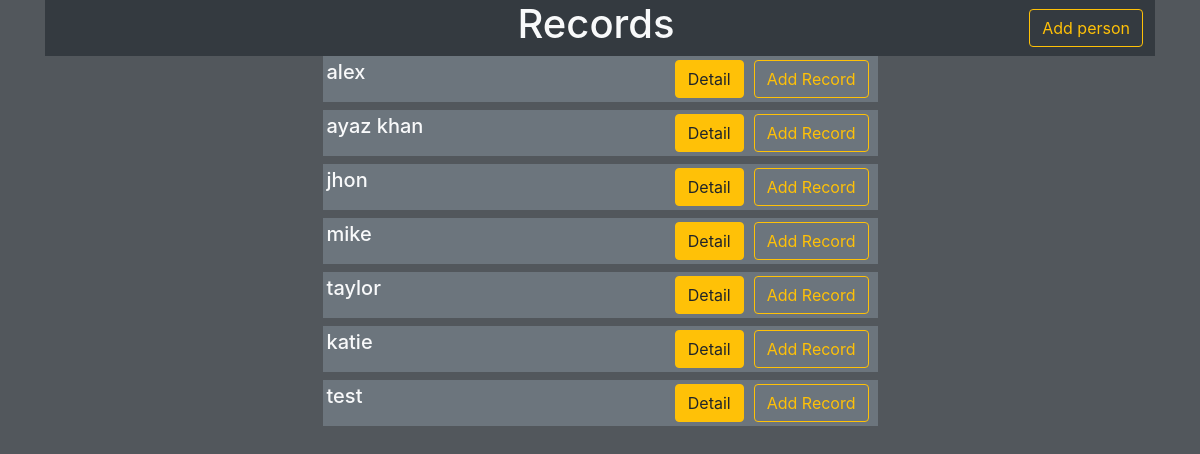
The page / on the database its author committed.
### tables this page shows
CREATE TABLE person(
                id INTEGER NOT NULL PRIMARY KEY AUTOINCREMENT,
                name TEXT NOT NULL UNIQUE );

### index.php (the view, shortened to what this page needs)
<?php
$add_person_link = "http://$_SERVER[HTTP_HOST]$_SERVER[REQUEST_URI]";
try {
    $db = new MyDb('records.sqlite', SQLITE3_OPEN_READONLY);
    $db->enableExceptions(true);
    $sql = "SELECT * FROM person";
    $ret = $db->query($sql);
}catch(Exception $e){
    echo $e->getMessage() . '<br>';
}
?>
<html lang="en">
<head>
    <link rel="stylesheet" href="bootstrap.min.css">
    <link rel="stylesheet" href="style.css">
</head>
<body>
    <div class="container">
        <div class="bg-dark">
            <div class="row">
                <div class="col"></div>
                <div class="col"><h1 class="text-center h1 text-light">Records</h1></div>
                <div class="col d-flex align-items-center justify-content-end mr-2">
                    <a href="<?php echo $add_person_link; ?>add-person-debit.php" class="btn btn-outline-warning m-1">Add person</a>
                </div>
            </div>
        </div>
        <?php while($row = $ret->fetchArray(SQLITE3_ASSOC)){ ?>
            <div class="bg-secondary p-1 text-center w-50 mr-auto ml-auto mb-2">
                <div class="d-flex justify-content-between">
                    <div>
                        <h2 class="h5"><?php echo $row['name']; ?></h2>
                    </div>
                    <div class="d-flex justify-content-end">
                        <div class="spaced">
                            <a class="btn btn-warning" href="<?php echo "http://$_SERVER[HTTP_HOST]/recordsApp/detail-debit.php?id={$row['id']}" ?>">Detail</a>
                        </div>
                        <div class="spaced">
                            <form class="m-0" action="add-record-debit.php" method="POST">
                                <button class="btn btn-outline-warning" name="add" value="submit">Add Record</button>
                            </form>
                        </div>
                    </div>
                </div>
            </div>
        <?php } ?>
    </div>
</body>
</html>

### style.css (style rules this page uses)
body { background-color: #343a40d9; color: #f8f9fa; }
.spaced { padding-left: 5px; padding-right: 5px; }

### rows shown on the page
person: name "alex"
person: name "ayaz khan"
person: name "jhon"
person: name "mike"
person: name "taylor"
person: name "katie"
person: name "test"
